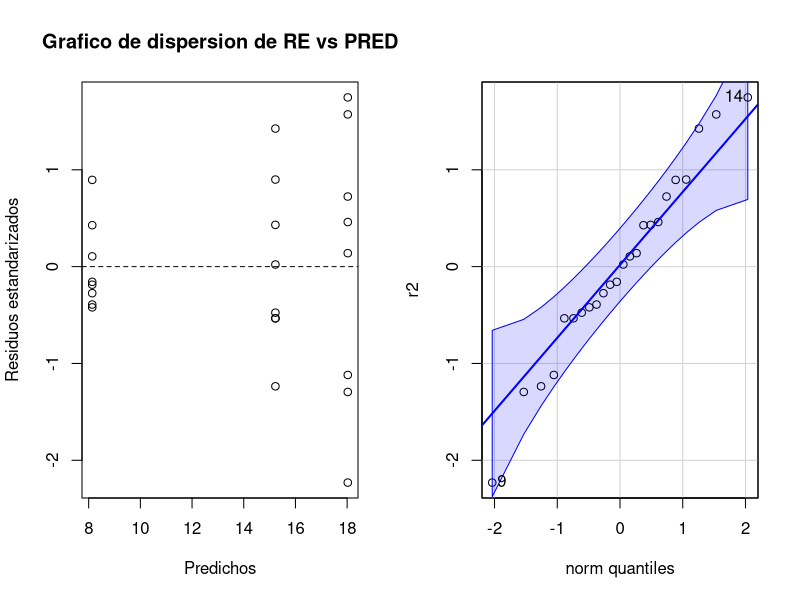
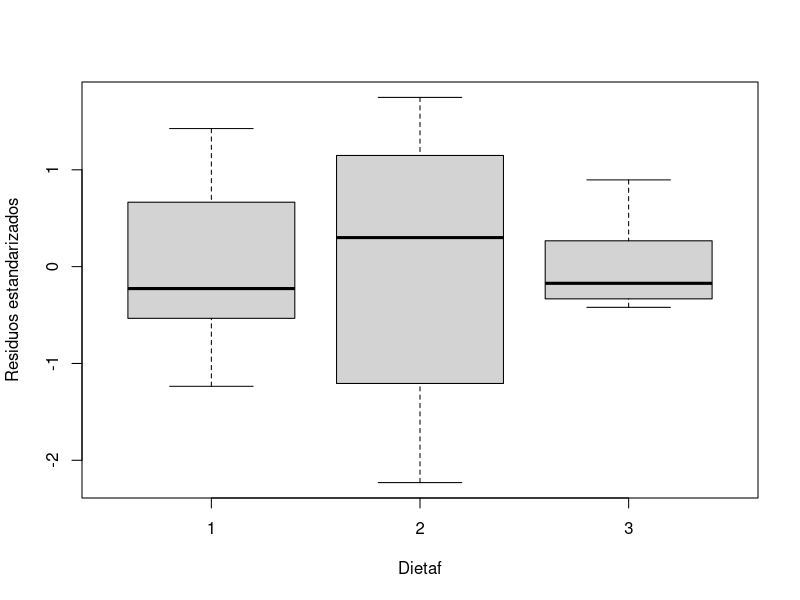

Write the R code that produced these figures, in order. (Note: this script raises an error after producing the figures.)
rm(list=ls())
library(nlme)
library(car)
library(emmeans)
# Problema 2:  Efecto de la fracción lipoproteica HDL sobre la progresión de las lesiones ateroescleróticas en conejos alimentados con dieta rica en colesterol

# dieta rica en colesterol 0,5% durante 60 días (Dieta 1).
# misma dieta durante 90 días (Dieta 2). 
#misma dieta durante 90 días, pero recibió 50 mg de proteína HDL-VHDL por semana durante los últimos 30 días (Dieta 3).

#Se midió el contenido de colesterol en aorta (en mg/g).

#1. Identifique la variable respuesta y explicativa. ¿Cuál es el diseño experimental? ¿Cuál es la cantidad de réplicas?

# La variable respuesta es contenido de colesterol en aorta (mg/g), es cuantitativa continua por lo que proponemos una distirbucion normal
# La variable explicativa es dieta, es categorica y tiene 3 niveles. No tiene sentido que sea un entero asi que la transformare en factor

datos<- read.delim("Colesterol.txt")
head(datos)
str(datos)
names(datos)

datos$Dietaf<-factor(datos$Dieta)
summary(datos)

#Podemos ver que hay 8 replicas por tratamiento(dieta)

#2. Escriba el modelo en parámetros y en términos del problema, indicando los supuestos distribucionales

# tenemos una comparacion de medias ya que nuestra VE es cualitativa

# Colesterol_ij = μ + αi + εij

#donde i va del 1 al 3
# j del 1 al 8

# εij ~ Normal (0, σ^2)
# μ representa al colesterol medio poblacional
# αi representa el efecto del tratamiento i

# 3. Concluya en relación al efecto de la dieta rica en colesterol y la suministración adicional de la proteína HDL-VHDL. Igual que antes, antes de efectuar las pruebas evalúe los supuestos del modelo.

m<-gls(colesterol~ Dietaf, data=datos)

par(mfrow=c(1,2))
#plot(m)
r2 <- residuals(m, type = "pearson") # = estandarizados.
pred2 <- fitted(m)

# Graficamente
plot(x = pred2,
     y = r2,
     xlab = "Predichos",
     ylab = "Residuos estandarizados",
     main = "Grafico de dispersion de RE vs PRED")

abline(h = 0, lty = 2)
qqPlot(r2)

# Analiticamente
leveneTest(r2, datos$Dietaf) # rechazo 0.04396
shapiro.test(r2) #0.8843

# Se observa grafica y analiticamente evidencias de heterocedasticidad mienstras que no hay evidencias que que no se cumpla normalidad
# Rechazo la h0 de Levene pero no la de Shapiro

par(mfrow=c(1,1))
boxplot(r2 ~ datos$Dietaf,
        xlab = "Dietaf",
        ylab = "Residuos estandarizados")

media <- matrix(tapply(datos$colesterol, datos$Dietaf, mean))
varianza <- matrix(tapply(datos$colesterol, datos$Dietaf, var))
df<-as.data.frame(media)
colnames(df) <- c("media")
df$varianza<-round(varianza,1)
dieta <- c("1", "2", "3")  
df$dieta <- dieta
df                # Exploro el data.frame


ggplot(df,aes(x=media, y=varianza, color="maroon"))+geom_point(size=4)+annotate("text", x=9,  y=3,   label= "3", size=4) + annotate("text", x=16.3, y=9, label= "1", size=4) +  annotate("text", x=19, y=24.5, label= "2", size=4) 


# MODELO VARIANZA:
m_varIdent <- gls(colesterol ~ Dietaf,
                       weights = varIdent(form = ~1 | Dietaf),
                       data = datos)
# Supuestos:
par(mfrow=c(1,2))
#plot(m)
rVI <- residuals(m_varIdent, type = "pearson") # = estandarizados.
predVI <- fitted(m_varIdent)
# Graficamente
plot(x = predVI,
     y = rVI,
     xlab = "Predichos",
     ylab = "Residuos estandarizados",
     main = "Grafico de dispersion de RE vs PRED")

abline(h = 0, lty = 2)
qqPlot(rVI)
# Analiticamente
leveneTest(rVI, datos$Dietaf) # 0.9443
shapiro.test(rVI) #0.4696

# Es modelo candidato, se cumplen los supuestos

## VAR POWER

m_varPower <- gls(colesterol ~ Dietaf,
                       weights = varPower(),
                       data = datos)

# Supuestos:
par(mfrow=c(1,2))
#plot(m)
rVP <- residuals(m_varPower, type = "pearson") # = estandarizados.
predVP <- fitted(m_varPower)
# Graficamente
plot(x = predVP,
     y = rVP,
     xlab = "Predichos",
     ylab = "Residuos estandarizados",
     main = "Grafico de dispersion de RE vs PRED")

abline(h = 0, lty = 2)
qqPlot(rVP)
# Analiticamente
leveneTest(rVP, datos$Dietaf) # 0.8205
shapiro.test(rVP) #0.6868

# Es modelo candidato, cumple los supuestos

## VAR EXP
m_varExp <- gls(colesterol ~ Dietaf,
                     weights = varExp(),
                     data = datos)
# Supuestos:
par(mfrow=c(1,2))
#plot(m)
rVE <- residuals(m_varExp, type = "pearson") # = estandarizados.
predVE <- fitted(m_varExp)
# Graficamente
plot(x = predVE,
     y = rVE,
     xlab = "Predichos",
     ylab = "Residuos estandarizados",
     main = "Grafico de dispersion de RE vs PRED")

abline(h = 0, lty = 2)
qqPlot(rVE)
# Analiticamente
leveneTest(rVE, datos$Dietaf) # 0.8997
shapiro.test(rVE) #0.6565

# Tambien es candidato, se cumplen los supuestos


###### SELECCION DE MODELOS
AIC(m_varIdent, m_varPower, m_varExp)

# El modelo de menor air es VAREXP. Selecciono ese modelo. (podria haber usado otro, el Akaike no es tan distinto)

###### Ahora si, me quede con m_VarExp

anova(m_varExp)

# Por lo menos alguna dieta difiere de la media!!, me dio significativo. Como hay 3 dietas posibles tengo que hacer contrastes
options(emmeans= list(emmeans = list(infer = c(TRUE, F)),
                      contrast = list(infer = c(TRUE, TRUE)))) # opciones de seteo de las opciones de salida


comp <- emmeans(m_varPower, pairwise ~ Dietaf)
comp # La dieta 3 difiere de la 1 y 2 pero la 1 y 2 no difieren entre si

plot(comp$emmeans, comparisons = TRUE)


# En conclusion, una dieta rica en colesterol de 60 dias no cambia los valores de colesterol depositado en la aorta de una de 90. En cambio, agregar proteina VDL-HDLV es efectivo para reducir el colesterol en aorta (NO SE REPORTAR POTENCIA).

anova(m) # Sin cumplir supuestos el anova da significativo
summary(m)
summary(m_varExp)

# Los parametros dan igual?

comp2 <- emmeans(m, pairwise ~ Dietaf)
comp2

# Me da que la dieta 3 difiere de 1 y 2 pero los p valores dan mas grandes-- Nu se
